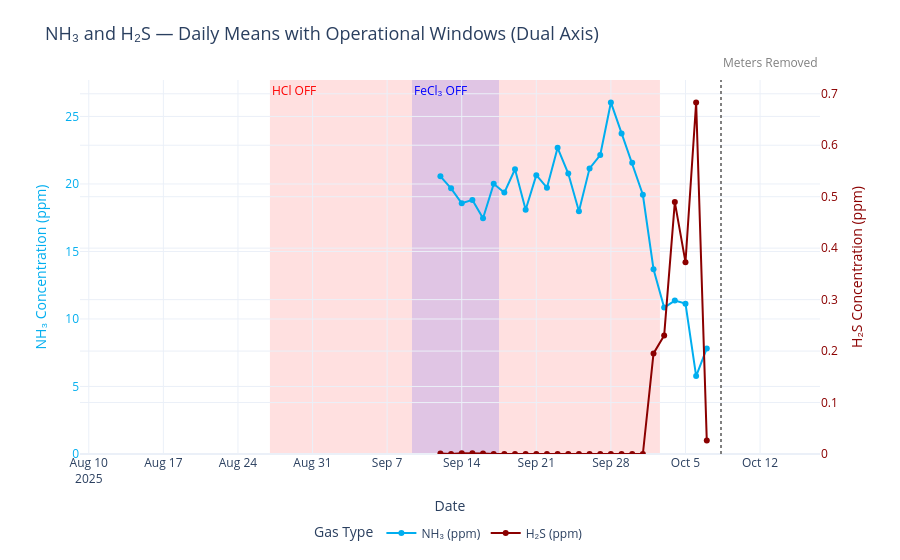

The code cell stored with this chart in its notebook:
### Markdown cell above
## 6) Visualizations
### 6.1 NH₃ and H₂S vs time (with OFF windows)

### Code cell
import plotly.graph_objects as go

# ============================================================
# 🧩 NH₃ & H₂S Time-Series Visualization (Dual Y-Axis)
# ============================================================
if not daily.empty and (("NH3_ppm" in daily.columns) or ("H2S_ppm" in daily.columns)):

    time_col = "LocalDate" if "LocalDate" in daily.columns else "Datetime"

    fig = go.Figure()

    # ------------------------------------------------------------
    # NH₃ — Left Axis
    # ------------------------------------------------------------
    if "NH3_ppm" in daily.columns:
        fig.add_trace(go.Scatter(
            x=daily[time_col],
            y=daily["NH3_ppm"],
            mode="lines+markers",
            name="NH₃ (ppm)",
            line=dict(color="#00AEEF", width=2),
            yaxis="y1"
        ))

    # ------------------------------------------------------------
    # H₂S — Right Axis
    # ------------------------------------------------------------
    if "H2S_ppm" in daily.columns:
        fig.add_trace(go.Scatter(
            x=daily[time_col],
            y=daily["H2S_ppm"],
            mode="lines+markers",
            name="H₂S (ppm)",
            line=dict(color="#8B0000", width=2),
            yaxis="y2"
        ))

    # ========================================================
    # Operational Windows and Event Lines
    # ========================================================
    fig.add_vrect(
        x0=HCL_OFF_START, x1=HCL_RESUME,
        fillcolor="rgba(255, 0, 0, 0.12)", layer="below", line_width=0,
        annotation_text="HCl OFF", annotation_position="top left",
        annotation=dict(font_color="red")
    )
    fig.add_vrect(
        x0=FERRIC_OFF, x1=FERRIC_ON,
        fillcolor="rgba(0, 0, 255, 0.12)", layer="below", line_width=0,
        annotation_text="FeCl₃ OFF", annotation_position="top left",
        annotation=dict(font_color="blue")
    )
    add_dt_vline(fig, SENSORS_REMOVED, text="Meters Removed")

    # ========================================================
    # Layout: Dual Axis Styling
    # ========================================================
    fig.update_layout(
        template="plotly_white",
        title="NH₃ and H₂S — Daily Means with Operational Windows (Dual Axis)",
        title_font=dict(size=18),
        xaxis=dict(title="Date"),
        yaxis=dict(
            title="NH₃ Concentration (ppm)",
            color="#00AEEF",
            rangemode="tozero"
        ),
        yaxis2=dict(
            title="H₂S Concentration (ppm)",
            color="#8B0000",
            overlaying="y",
            side="right",
            rangemode="tozero"
        ),
        legend=dict(
            title="Gas Type",
            orientation="h",
            yanchor="bottom", y=-0.25,
            xanchor="center", x=0.5
        ),
        hovermode="x unified",
        margin=dict(t=80, b=60, l=80, r=80)
    )

    fig.show()

else:
    print("⚠️ NH₃/H₂S not available in `daily`.")

fig.write_html(
    "NH3_H2S_v_time.html",
    include_plotlyjs="embed",   # embeds full JS library inside file
    full_html=True              # makes it a complete standalone page
)

### Figure 1 — Plotly figure (JSON) as saved in the notebook; plotly's stock layout.template omitted (floating-point values rounded to 4 significant figures)
{"data": [{"line": {"color": "#00AEEF", "width": 2}, "mode": "lines+markers", "name": "NH₃ (ppm)", "type": "scatter", "x": ["2025-08-13T00:00:00.000000000", "2025-08-14T00:00:00.000000000", "2025-08-15T00:00:00.000000000", "2025-08-16T00:00:00.000000000", "2025-08-17T00:00:00.000000000", "2025-08-18T00:00:00.000000000", "2025-08-19T00:00:00.000000000", "2025-08-20T00:00:00.000000000", "2025-08-21T00:00:00.000000000", "2025-08-22T00:00:00.000000000", "2025-08-23T00:00:00.000000000", "2025-08-24T00:00:00.000000000", "2025-08-25T00:00:00.000000000", "2025-08-26T00:00:00.000000000", "2025-08-27T00:00:00.000000000", "2025-08-28T00:00:00.000000000", "2025-08-29T00:00:00.000000000", "2025-08-30T00:00:00.000000000", "2025-08-31T00:00:00.000000000", "2025-09-01T00:00:00.000000000", "2025-09-02T00:00:00.000000000", "2025-09-03T00:00:00.000000000", "2025-09-04T00:00:00.000000000", "2025-09-05T00:00:00.000000000", "2025-09-06T00:00:00.000000000", "2025-09-07T00:00:00.000000000", "2025-09-08T00:00:00.000000000", "2025-09-09T00:00:00.000000000", "2025-09-10T00:00:00.000000000", "2025-09-11T00:00:00.000000000", "2025-09-12T00:00:00.000000000", "2025-09-13T00:00:00.000000000", "2025-09-14T00:00:00.000000000", "2025-09-15T00:00:00.000000000", "2025-09-16T00:00:00.000000000", "2025-09-17T00:00:00.000000000", "2025-09-18T00:00:00.000000000", "2025-09-19T00:00:00.000000000", "2025-09-20T00:00:00.000000000", "2025-09-21T00:00:00.000000000", "2025-09-22T00:00:00.000000000", "2025-09-23T00:00:00.000000000", "2025-09-24T00:00:00.000000000", "2025-09-25T00:00:00.000000000", "2025-09-26T00:00:00.000000000", "2025-09-27T00:00:00.000000000", "2025-09-28T00:00:00.000000000", "2025-09-29T00:00:00.000000000", "2025-09-30T00:00:00.000000000", "2025-10-01T00:00:00.000000000", "2025-10-02T00:00:00.000000000", "2025-10-03T00:00:00.000000000", "2025-10-04T00:00:00.000000000", "2025-10-05T00:00:00.000000000", "2025-10-06T00:00:00.000000000", "2025-10-07T00:00:00.000000000"], "y": [NaN, NaN, NaN, NaN, NaN, NaN, NaN, NaN, NaN, NaN, NaN, NaN, NaN, NaN, NaN, NaN, NaN, NaN, NaN, NaN, NaN, NaN, NaN, NaN, NaN, NaN, NaN, NaN, NaN, NaN, 20.57, 19.68, 18.57, 18.82, 17.46, 20.01, 19.36, 21.09, 18.09, 20.65, 19.72, 22.68, 20.77, 17.98, 21.15, 22.14, 26.04, 23.74, 21.57, 19.2, 13.68, 10.84, 11.36, 11.14, 5.775, 7.819], "yaxis": "y"}, {"line": {"color": "#8B0000", "width": 2}, "mode": "lines+markers", "name": "H₂S (ppm)", "type": "scatter", "x": ["2025-08-13T00:00:00.000000000", "2025-08-14T00:00:00.000000000", "2025-08-15T00:00:00.000000000", "2025-08-16T00:00:00.000000000", "2025-08-17T00:00:00.000000000", "2025-08-18T00:00:00.000000000", "2025-08-19T00:00:00.000000000", "2025-08-20T00:00:00.000000000", "2025-08-21T00:00:00.000000000", "2025-08-22T00:00:00.000000000", "2025-08-23T00:00:00.000000000", "2025-08-24T00:00:00.000000000", "2025-08-25T00:00:00.000000000", "2025-08-26T00:00:00.000000000", "2025-08-27T00:00:00.000000000", "2025-08-28T00:00:00.000000000", "2025-08-29T00:00:00.000000000", "2025-08-30T00:00:00.000000000", "2025-08-31T00:00:00.000000000", "2025-09-01T00:00:00.000000000", "2025-09-02T00:00:00.000000000", "2025-09-03T00:00:00.000000000", "2025-09-04T00:00:00.000000000", "2025-09-05T00:00:00.000000000", "2025-09-06T00:00:00.000000000", "2025-09-07T00:00:00.000000000", "2025-09-08T00:00:00.000000000", "2025-09-09T00:00:00.000000000", "2025-09-10T00:00:00.000000000", "2025-09-11T00:00:00.000000000", "2025-09-12T00:00:00.000000000", "2025-09-13T00:00:00.000000000", "2025-09-14T00:00:00.000000000", "2025-09-15T00:00:00.000000000", "2025-09-16T00:00:00.000000000", "2025-09-17T00:00:00.000000000", "2025-09-18T00:00:00.000000000", "2025-09-19T00:00:00.000000000", "2025-09-20T00:00:00.000000000", "2025-09-21T00:00:00.000000000", "2025-09-22T00:00:00.000000000", "2025-09-23T00:00:00.000000000", "2025-09-24T00:00:00.000000000", "2025-09-25T00:00:00.000000000", "2025-09-26T00:00:00.000000000", "2025-09-27T00:00:00.000000000", "2025-09-28T00:00:00.000000000", "2025-09-29T00:00:00.000000000", "2025-09-30T00:00:00.000000000", "2025-10-01T00:00:00.000000000", "2025-10-02T00:00:00.000000000", "2025-10-03T00:00:00.000000000", "2025-10-04T00:00:00.000000000", "2025-10-05T00:00:00.000000000", "2025-10-06T00:00:00.000000000", "2025-10-07T00:00:00.000000000"], "y": [NaN, NaN, NaN, NaN, NaN, NaN, NaN, NaN, NaN, NaN, NaN, NaN, NaN, NaN, NaN, NaN, NaN, NaN, NaN, NaN, NaN, NaN, NaN, NaN, NaN, NaN, NaN, NaN, NaN, NaN, 0.001201, 0.0, 0.001667, 0.001667, 0.0008333, 0.0, 0.0, 0.0, 0.0, 0.0, 0.0, 0.0, 0.0, 0.0, 0.0, 0.0, 0.0, 0.0, 0.0, 0.0, 0.1954, 0.2304, 0.4896, 0.3727, 0.6831, 0.02604], "yaxis": "y2"}], "layout": {"annotations": [{"font": {"color": "red"}, "showarrow": false, "text": "HCl OFF", "x": "2025-08-27T00:00:00-04:00", "xanchor": "left", "xref": "x", "y": 1, "yanchor": "top", "yref": "y domain"}, {"font": {"color": "blue"}, "showarrow": false, "text": "FeCl₃ OFF", "x": "2025-09-09T08:00:00-04:00", "xanchor": "left", "xref": "x", "y": 1, "yanchor": "top", "yref": "y domain"}, {"font": {"color": "gray", "size": 12}, "showarrow": false, "text": "Meters Removed", "x": "2025-10-08T08:00:00", "xanchor": "left", "y": 1.02, "yanchor": "bottom", "yref": "paper"}], "hovermode": "x unified", "legend": {"orientation": "h", "title": {"text": "Gas Type"}, "x": 0.5, "xanchor": "center", "y": -0.25, "yanchor": "bottom"}, "margin": {"b": 60, "l": 80, "r": 80, "t": 80}, "shapes": [{"fillcolor": "rgba(255, 0, 0, 0.12)", "layer": "below", "line": {"width": 0}, "type": "rect", "x0": "2025-08-27T00:00:00-04:00", "x1": "2025-10-02T14:30:00-04:00", "xref": "x", "y0": 0, "y1": 1, "yref": "y domain"}, {"fillcolor": "rgba(0, 0, 255, 0.12)", "layer": "below", "line": {"width": 0}, "type": "rect", "x0": "2025-09-09T08:00:00-04:00", "x1": "2025-09-17T12:00:00-04:00", "xref": "x", "y0": 0, "y1": 1, "yref": "y domain"}, {"line": {"color": "gray", "dash": "dot", "width": 2}, "type": "line", "x0": "2025-10-08T08:00:00", "x1": "2025-10-08T08:00:00", "xref": "x", "y0": 0, "y1": 1, "yref": "paper"}], "title": {"font": {"size": 18}, "text": "NH₃ and H₂S — Daily Means with Operational Windows (Dual Axis)"}, "xaxis": {"title": {"text": "Date"}}, "yaxis": {"color": "#00AEEF", "rangemode": "tozero", "title": {"text": "NH₃ Concentration (ppm)"}}, "yaxis2": {"color": "#8B0000", "overlaying": "y", "rangemode": "tozero", "side": "right", "title": {"text": "H₂S Concentration (ppm)"}}}}
